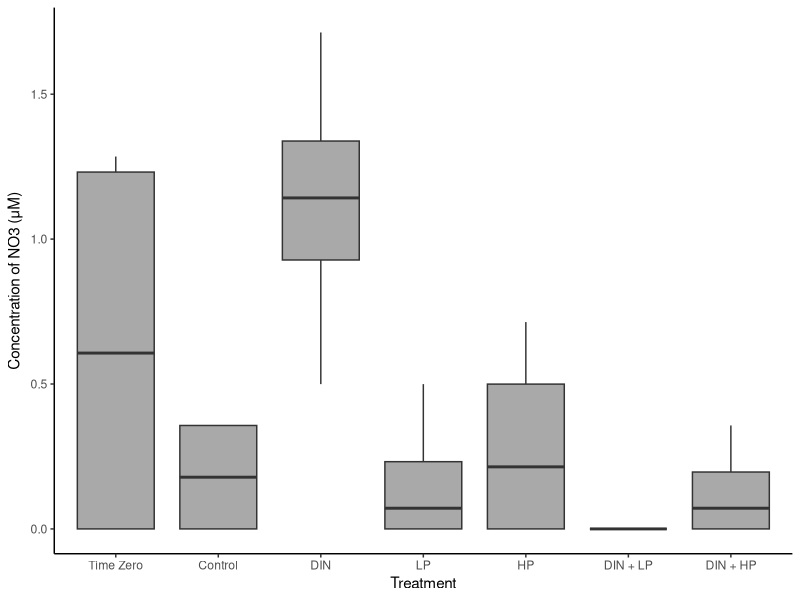
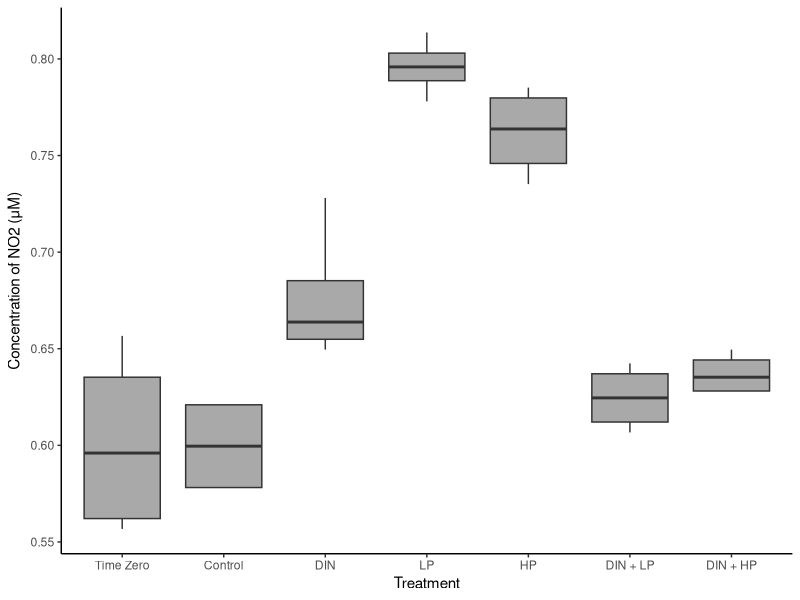
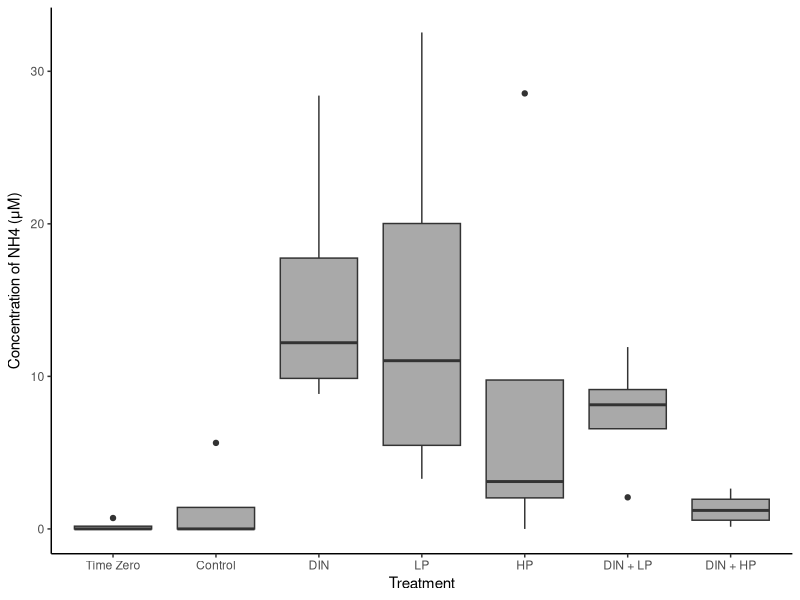
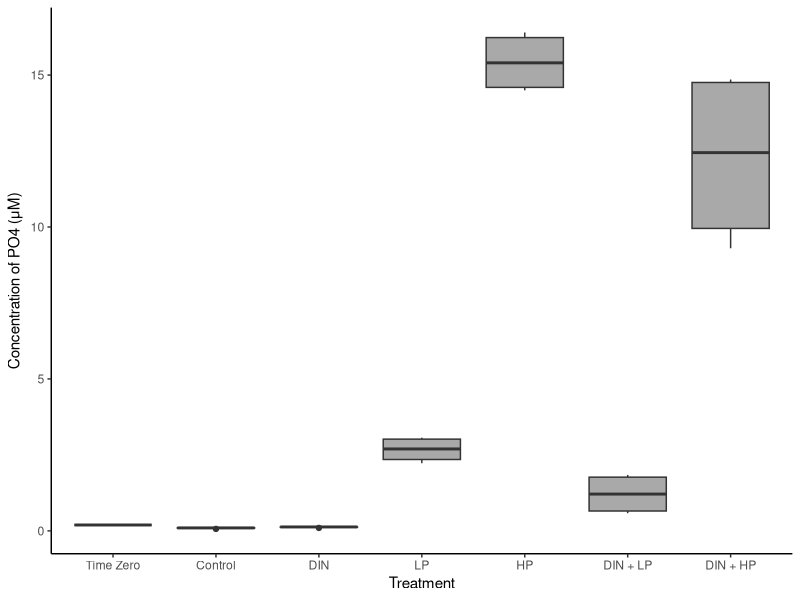

Recreate these plots in R, in order.
#2023-08-16
#practice with bioassay 1 nutrients

library(tidyverse)
library(dplyr)
library(lubridate)
library(readxl)
library(ggplot2)
library(car)
library(rstatix)

install.packages("ggpubr")
library(ggpubr)

#import data

bioassay_1_nut = read_excel("data/bioassay_1_nutrients.xlsx")

summary(bioassay_1_nut)
glimpse(bioassay_1_nut)

#find average per treatment
  
bioassay_1_nut_avg = bioassay_1_nut %>%
  group_by(Sample_ID) %>%
  summarise(mean_NO3 = mean(NO3), mean_NO2 = mean(NO2), mean_NH3 = mean(NH3), mean_PO4 = mean(PO4)) 

bioassay_1_nut_avg

#bar graph:

bioassay_1_NO3 = ggplot() +
  geom_boxplot(aes(x = fct_relevel(Sample_ID, "T0", "Control", "DIN", "LP", "HP", "DIN_LP", "DIN_HP"), 
                   y = NO3),
               fill = "darkgrey",
               data = bioassay_1_nut) +
  xlab("Treatment") +
  ylab(expression(paste("Concentration of NO3 (\u03BCM)"))) +
  scale_x_discrete(labels= c("T0" = "Time Zero", "Control" = "Control", "DIN" = "DIN", "LP" = "LP", "HP" = "HP", "DIN_LP" = "DIN + LP", "DIN_HP" = "DIN + HP")) +
  theme_classic() 
ggsave(bioassay_1_NO3, filename = "nutrient_figures/bioassay_1_NO3.png",
       device = "png", height = 7, width = 11)

bioassay_1_NO2 = ggplot() +
  geom_boxplot(aes(x = fct_relevel(Sample_ID, "T0", "Control", "DIN", "LP", "HP", "DIN_LP", "DIN_HP"), 
                   y = NO2),
               fill = "darkgrey",
               data = bioassay_1_nut) +
  xlab("Treatment") +
  ylab(expression(paste("Concentration of NO2 (\u03BCM)"))) +
  scale_x_discrete(labels= c("T0" = "Time Zero", "Control" = "Control", "DIN" = "DIN", "LP" = "LP", "HP" = "HP", "DIN_LP" = "DIN + LP", "DIN_HP" = "DIN + HP")) +
  theme_classic() 
ggsave(bioassay_1_NO2, filename = "nutrient_figures/bioassay_1_NO2.png",
       device = "png", height = 7, width = 11)

bioassay_1_NH4 = ggplot() +
  geom_boxplot(aes(x = fct_relevel(Sample_ID, "T0", "Control", "DIN", "LP", "HP", "DIN_LP", "DIN_HP"), 
                   y = NH3),
               fill = "darkgrey",
               data = bioassay_1_nut) +
  xlab("Treatment") +
  ylab(expression(paste("Concentration of NH4 (\u03BCM)"))) +
  scale_x_discrete(labels= c("T0" = "Time Zero", "Control" = "Control", "DIN" = "DIN", "LP" = "LP", "HP" = "HP", "DIN_LP" = "DIN + LP", "DIN_HP" = "DIN + HP")) +
  theme_classic() 
ggsave(bioassay_1_NH4, filename = "nutrient_figures/bioassay_1_NH4.png",
       device = "png", height = 7, width = 11)

bioassay_1_PO4 = ggplot() +
  geom_boxplot(aes(x = fct_relevel(Sample_ID, "T0", "Control", "DIN", "LP", "HP", "DIN_LP", "DIN_HP"), 
                   y = PO4),
               fill = "darkgrey",
               data = bioassay_1_nut) +
  xlab("Treatment") +
  ylab(expression(paste("Concentration of PO4 (\u03BCM)"))) +
  scale_x_discrete(labels= c("T0" = "Time Zero", "Control" = "Control", "DIN" = "DIN", "LP" = "LP", "HP" = "HP", "DIN_LP" = "DIN + LP", "DIN_HP" = "DIN + HP")) +
  theme_classic() 
ggsave(bioassay_1_PO4, filename = "nutrient_figures/bioassay_1_PO4.png",
       device = "png", height = 7, width = 11)